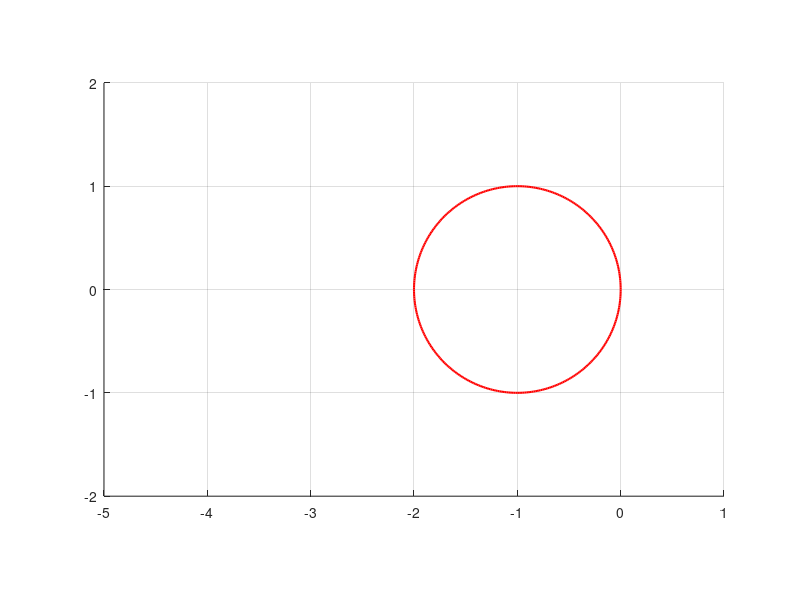

Here is the MATLAB script that generated this plot: (Note: this script raises an error after producing the figure.)
%*************************************************************************
%  LQ_robustness_continuous:
%    Study of the robustness of the continuous-time LQ control law
%*************************************************************************
%
%  Author: E. Ostertag, 10 February 2010
%  Last update: 11 August 2010
%
echo on
%
% 1) Plot circle which is "forbidden" to the Nyquist diagrams
%
echo off
figure; theta = 0:2*pi/360:2*pi;
set(gca,'DefaultLineLineWidth',1.5);
axis([-5 1 -2 2]);
axis equal; axis manual; hold on; grid on;
plot(-1 + cos(theta),sin(theta),'r'); % Plot "forbidden" circle
echo on
%
% 2) Plot on the same axes the Nyquist diagram of the compensated open loop; 
%    suitable angular frequency range: 0.1 rad/s to 100 rad/s
%
echo off
Topen_ss = ss(A,B,L,0);      % Compensated open loop
nbpoints = 400; decmin = -1; decmax = 2;
omega = logspace(decmin,decmax,nbpoints);
[Re,Im] = nyquist(Topen_ss,omega);    % Compute Nyquist diagram
Re_Topen = zeros(1,nbpoints); Im_Topen = zeros(1,nbpoints);
Re_Topen(:) = Re(1,1,:); Im_Topen(:) = Im(1,1,:);
plot(Re_Topen,Im_Topen,'b'); plot(Re_Topen,-Im_Topen,'m');  % Plot Nyquist diagram
legend('"forbidden" circle','compensated open-loop Nyquist diagram, omega > 0','compensated open-loop Nyquist diagram, omega < 0');
